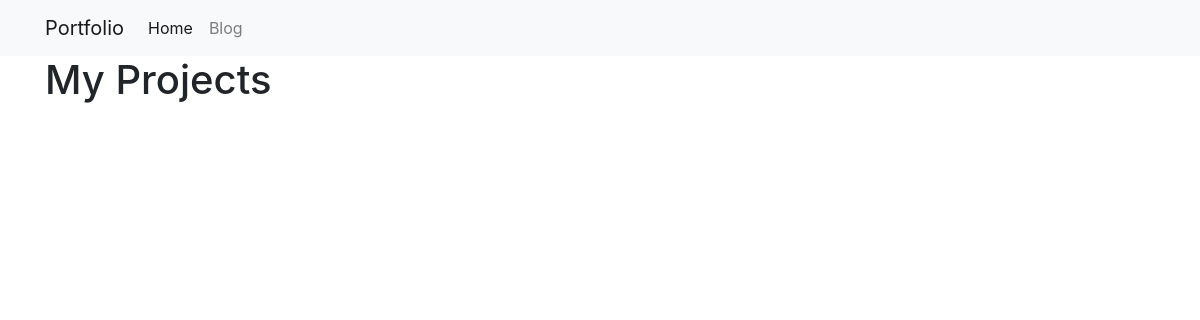
The app's page /projects/, older data.
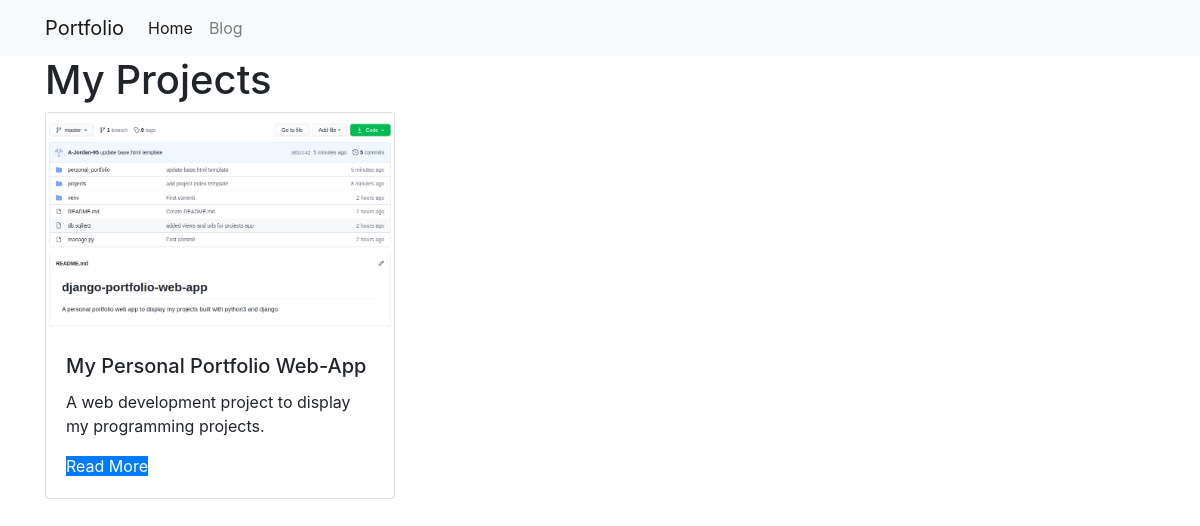
The same page, newer data.
### projects/models.py (models this page shows)
class Project(models.Model):
    title = models.CharField(max_length=100)
    description = models.TextField()
    repo_link = models.TextField()
    technology = models.CharField(max_length=20)
    image = models.FilePathField(path="/img")

### projects/views.py (the view)
# urls.py: path("", views.project_index, name="project_index"),
def project_index(request):
    projects = Project.objects.all()
    context = {
        'projects' : projects
    }
    return render(request, 'project_index.html', context)

### projects/templates/project_index.html
{% extends "base.html" %}
{% load static %}
{% block page_content %}
<h1>My Projects</h1>
<div class="row">
{% for project in projects %}
    <div class="col-md-4">
        <div class="card mb-2">
            <img class="card-img-top" src="{% static project.image %}">
            <div class="card-body">
                <h5 class="card-title">{{ project.title }}</h5>
                <p class="card-text">{{ project.description }}</p>
                <a href="{% url 'project_detail' project.pk %}"
                    class="btn-primary">
                     Read More
                </a>
            </div>
        </div>
    </div>
     {% endfor %}
</div>
{% endblock %}

### personal_portfolio/templates/base.html (shortened to what this page needs)
<link rel="stylesheet" href="https://stackpath.bootstrapcdn.com/bootstrap/4.1.3/css/bootstrap.min.css">
<nav class="navbar navbar-expand-lg navbar-light bg-light">
    <div class="container">
        <a class="navbar-brand" href="{% url 'project_index' %}">Portfolio</a>
        <div class="collapse navbar-collapse" id="navbarSupportedContent">
          <ul class="navbar-nav mr-auto">
            <li class="nav-item active">
              <a class="nav-link" href="{% url 'project_index' %}">Home</a>
            </li>
            <li class="nav-item">
              <a class="nav-link" href="{% url 'blog_index' %}">Blog</a>
            </li>
          </ul>
        </div>
    </div>
</nav>
<div class="container">
{% block page_content %}{% endblock %}
</div>

Row changes from the older to the newer data that the page shows:
added Project: image (picture), title "My Personal Portfolio Web-App", description "A web development project to display my programming projects."
